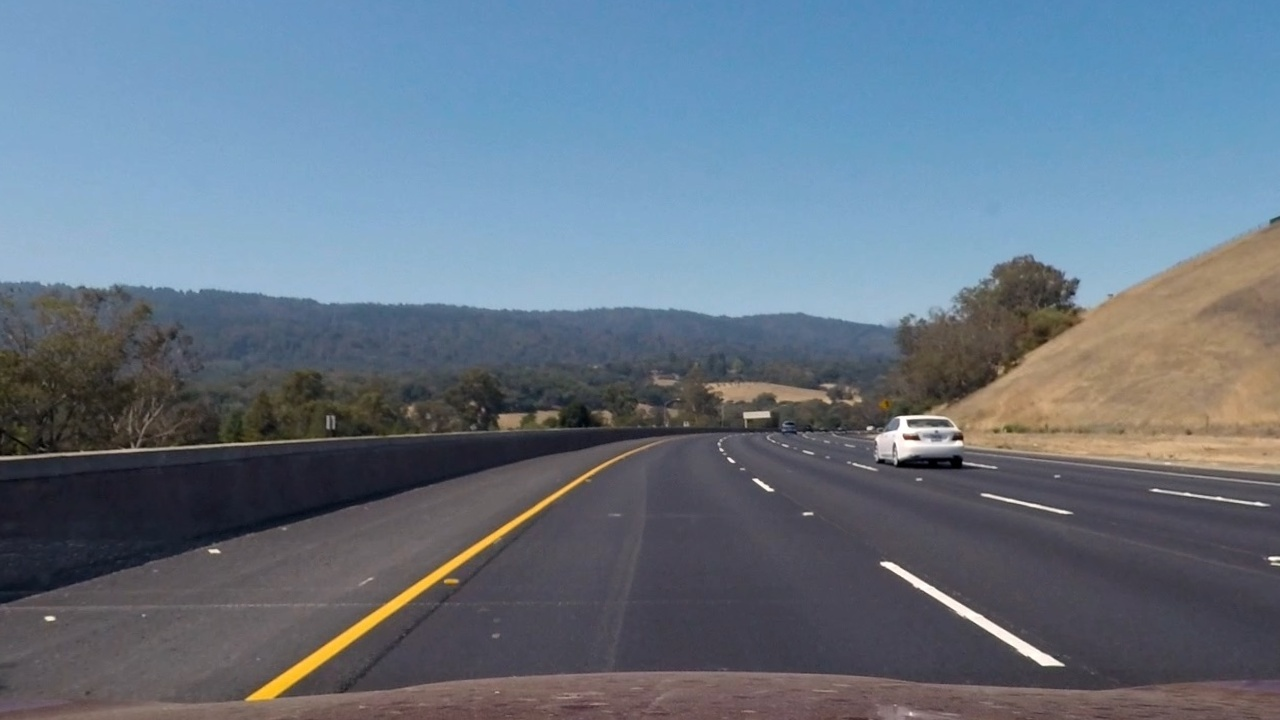
#> input picture output_images/test3_undistorted.jpg, 1280 x 720 px
$ python lane_tracker.py   (older library calls are emulated)
#> lines starting #> are read from the running program, lines starting #| are printed output that depends on the picture; after the words box and inside, x2 and y2 are one past the last pixel; in counts of white or black regions, pixels touching at a corner belong together
import numpy as np
import matplotlib.image as mpimg
import matplotlib.pyplot as plt
import cv2
import pickle

# Load our image
orig = cv2.imread('./output_images/test3_undistorted.jpg')
#> orig is the input picture: shape (720, 1280, 3); mean B, G, R 131, 115.9, 101.6
binary_warped = mpimg.imread('./output_images/test3_bin_warped2.jpg')
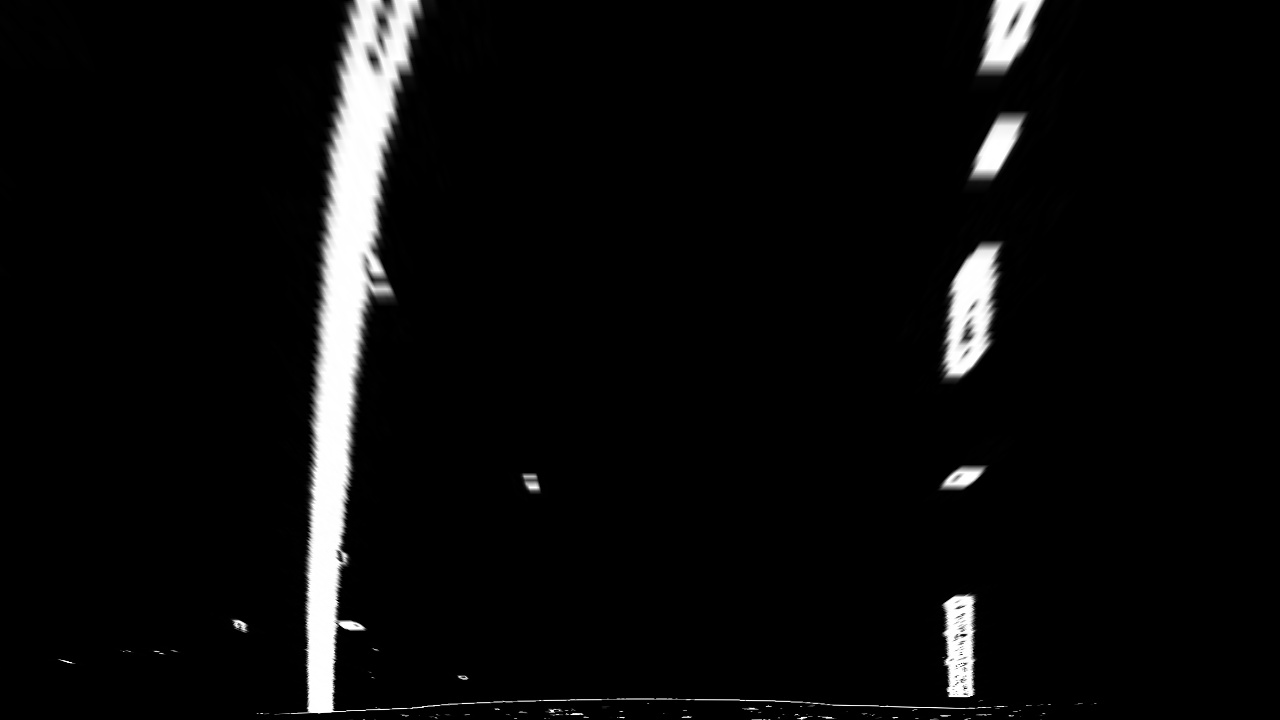
#> input picture output_images/test3_bin_warped2.jpg, 1280 x 720 px
#> binary_warped is the input picture: shape (720, 1280, 3); min 0, max 255, mean 11.9

ym_per_pix = 30 / 720  # meters per pixel in y dimension
xm_per_pix = 3.7 / 700  # meters per pixel in x dimension

DEBUG = False

def find_lane_pixels(binary_warped):

    if len(binary_warped.shape) == 3:
        bin_img = binary_warped[:, :, 0]
    else:
        bin_img = binary_warped

    # Take a histogram of the bottom half of the image
    histogram = np.sum(bin_img[bin_img.shape[0] // 2:, :], axis=0)

    # Create an output image to draw on and visualize the result
    img = np.dstack((bin_img, bin_img, bin_img))

    # Find the peak of the left and right halves of the histogram
    # These will be the starting point for the left and right lines
    midpoint = np.int(histogram.shape[0] // 2)
    leftx_base = np.argmax(histogram[:midpoint])
    rightx_base = np.argmax(histogram[midpoint:]) + midpoint

    # HYPERPARAMETERS
    # Choose the number of sliding windows
    nwindows = 9
    # Set the width of the windows +/- margin
    margin = 100
    # Set minimum number of pixels found to recenter window
    minpix = 50

    # Set height of windows - based on nwindows above and image shape
    window_height = np.int(bin_img.shape[0] // nwindows)

    # Generate x and y values for plotting
    ploty = np.linspace(0, binary_warped.shape[0] - 1, binary_warped.shape[0])

    # Identify the x and y positions of all nonzero pixels in the image
    nonzero = bin_img.nonzero()
    nonzeroy = np.array(nonzero[0])
    nonzerox = np.array(nonzero[1])

    # Current positions to be updated later for each window in nwindows
    leftx_current = leftx_base
    rightx_current = rightx_base

    # Create empty lists to receive left and right lane pixel indices
    left_lane_inds = []
    right_lane_inds = []

    # Step through the windows one by one
    for window in range(nwindows):

        # Identify window boundaries in x and y (and right and left)
        win_y_low = bin_img.shape[0] - (window + 1) * window_height
        win_y_high = bin_img.shape[0] - window * window_height

        ### TO-DO: Find the four below boundaries of the window ###
        win_xleft_low = leftx_current - margin
        win_xleft_high = leftx_current + margin
        win_xright_low = rightx_current - margin
        win_xright_high = rightx_current + margin

        # Draw the windows on the visualization image
        cv2.rectangle(img, (win_xleft_low, win_y_low), (win_xleft_high, win_y_high), (0, 255, 0), 2)
        cv2.rectangle(img, (win_xright_low, win_y_low), (win_xright_high, win_y_high), (0, 255, 0), 2)

        ### TO-DO: Identify the nonzero pixels in x and y within the window ###
        good_left_inds = ((nonzeroy >= win_y_low) & (nonzeroy < win_y_high) &
                          (nonzerox >= win_xleft_low) & (nonzerox < win_xleft_high)).nonzero()[0]
        good_right_inds = ((nonzeroy >= win_y_low) & (nonzeroy < win_y_high) &
                           (nonzerox >= win_xright_low) & (nonzerox < win_xright_high)).nonzero()[0]

        # Append these indices to the lists
        left_lane_inds.append(good_left_inds)
        right_lane_inds.append(good_right_inds)

        ### TO-DO: If you found > minpix pixels, recenter next window ###
        ### (`right` or `leftx_current`) on their mean position ###
        if len(good_left_inds) > minpix:
            leftx_current = np.int(np.mean(nonzerox[good_left_inds]))
        if len(good_right_inds) > minpix:
            rightx_current = np.int(np.mean(nonzerox[good_right_inds]))

    # Concatenate the arrays of indices (previously was a list of lists of pixels)
    try:
        left_lane_inds = np.concatenate(left_lane_inds)
        right_lane_inds = np.concatenate(right_lane_inds)
    except ValueError:
        # Avoids an error if the above is not implemented fully
        pass

    # Extract left and right line pixel positions
    leftx = nonzerox[left_lane_inds]
    lefty = nonzeroy[left_lane_inds]
    rightx = nonzerox[right_lane_inds]
    righty = nonzeroy[right_lane_inds]

    return img, leftx, lefty, rightx, righty, ploty, leftx_base, rightx_base


def fit_polynomial(binary_warped, leftx, lefty, rightx, righty, ploty, persist=False):

    ### TO-DO: Fit a second order polynomial to each using `np.polyfit` ###
    left_fit = np.polyfit(lefty, leftx, 2)
    right_fit = np.polyfit(righty, rightx, 2)

    try:
        left_fitx = left_fit[0] * ploty ** 2 + left_fit[1] * ploty + left_fit[2]
        right_fitx = right_fit[0] * ploty ** 2 + right_fit[1] * ploty + right_fit[2]
    except TypeError:
        # Avoids an error if `left` and `right_fit` are still none or incorrect
        print('The function failed to fit a line!')
        left_fitx = 1 * ploty ** 2 + 1 * ploty
        right_fitx = 1 * ploty ** 2 + 1 * ploty

    ## Visualization ##
    # Colors in the left and right lane regions
    out_img[lefty, leftx] = [255, 0, 0]
    out_img[righty, rightx] = [0, 0, 255]

    # Plots the left and right polynomials on the lane lines
    plt.plot(left_fitx, ploty, color='yellow')
    plt.plot(right_fitx, ploty, color='yellow')
    plt.xlim(0, 1280)
    plt.ylim(720, 0)

    if persist:
        plt.savefig("./output_images/fig.jpg")

    return out_img, left_fitx, right_fitx


def calculate_curvature(binary_warped, leftx, lefty, rightx, righty, ploty):

    # Adjust to real world units (meters) and redo the fitting.
    # Compute the curvature at the bottom of the road image

    left_fit_cr = np.polyfit(lefty*ym_per_pix, leftx*xm_per_pix, 2)
    right_fit_cr = np.polyfit(righty*ym_per_pix, rightx*xm_per_pix, 2)

    y_eval = np.max(ploty)*ym_per_pix

    sql = np.power((2*left_fit_cr[0]*y_eval + left_fit_cr[1]), 2)
    left_curverad =  np.power((1+sql), 1.5) / abs(2*left_fit_cr[0])
    sqr = np.power((2*right_fit_cr[0]*y_eval + right_fit_cr[1]), 2)
    right_curverad = np.power((1+sqr), 1.5) / abs(2*right_fit_cr[0])

    return left_curverad, right_curverad


def drawing_back(undist, binary_warped, left_fitx, right_fitx, ploty, curvature, position, persist=False):

    if DEBUG:
        print(undist.shape)
        print(binary_warped.shape)

    if len(binary_warped.shape) == 3:
        warped = binary_warped[:, :, 0]
    else:
        warped = binary_warped

    persp_pickle = pickle.load(open("persp_pickle.p", "rb"))
    Minv = persp_pickle["PerspMinv"]

    # Create an image to draw the lines on
    warp_zero = np.zeros_like(warped).astype(np.uint8)
    color_warp = np.dstack((warp_zero, warp_zero, warp_zero))

    # Recast the x and y points into usable format for cv2.fillPoly()
    pts_left = np.array([np.transpose(np.vstack([left_fitx, ploty]))])
    pts_right = np.array([np.flipud(np.transpose(np.vstack([right_fitx, ploty])))])
    pts = np.hstack((pts_left, pts_right))

    # Draw the lane onto the warped blank image
    cv2.fillPoly(color_warp, np.int_([pts]), (0, 255, 0))

    # Warp the blank back to original image space using inverse perspective matrix (Minv)
    newwarp = cv2.warpPerspective(color_warp, Minv, (color_warp.shape[1], color_warp.shape[0]))

    # Combine the result with the original image
    result = cv2.addWeighted(undist, 1, newwarp, 0.3, 0)

    # Draw text on the result image
    font = cv2.FONT_HERSHEY_SIMPLEX
    UpperLeftCornerOfText1 = (10, 50)
    UpperLeftCornerOfText2 = (10, 100)
    fontScale = 1
    fontColor = (255, 255, 255)
    lineType = 2

    cv2.putText(result, 'Lane Curvature: ' + str(curvature),
                UpperLeftCornerOfText1,
                font,
                fontScale,
                fontColor,
                lineType)

    cv2.putText(result, 'Car Position (''-'' = left, ''+'' = right): ' + str(position),
                UpperLeftCornerOfText2,
                font,
                fontScale,
                fontColor,
                lineType)

    plt.imshow(result)

    if persist:
        plt.imsave("./output_images/overlay.jpg", result)

    return result

# Find our lane pixels first
out_img, leftx, lefty, rightx, righty, ploty, leftx_base, rightx_base = find_lane_pixels(binary_warped)
#> in find_lane_pixels, `histogram = np.sum(bin_img[bin_img.shape[0] // 2:, :], axis=0)`: histogram = 1280 values, max 89735 at index 327, min 0 at index 1, mean 3269.1
#> in find_lane_pixels, `leftx_base = np.argmax(histogram[:midpoint])`: leftx_base = 327
#> in find_lane_pixels, `rightx_base = np.argmax(histogram[midpoint:]) + midpoint`: rightx_base = 952
#> in find_lane_pixels, `nonzero = bin_img.nonzero()`: nonzero = 105465 positions, rows 0 to 719, columns 0 to 1103
#> in find_lane_pixels, `leftx_current = leftx_base`: leftx_current = 327
#> in find_lane_pixels, `rightx_current = rightx_base`: rightx_current = 952
#> the loop in find_lane_pixels, `for window in range(nwindows):` made 9 passes
#> (win_xleft_low, win_xleft_high, win_xright_low, win_xright_high, leftx_current, rightx_current) on passes 1 to 9: (227, 427, 852, 1052, 330, 957), (230, 430, 857, 1057, 316, 960), (216, 416, 860, 1060, 326, 951), (226, 426, 851, 1051, 333, 979), (233, 433, 879, 1079, 340, 955), (240, 440, 855, 1055, 347, 976), (247, 447, 876, 1076, 345, 1003), (245, 445, 903, 1103, 365, 1012), (265, 465, 912, 1112, 387, 1012)
#> after the loop in find_lane_pixels, `for window in range(nwindows):`:
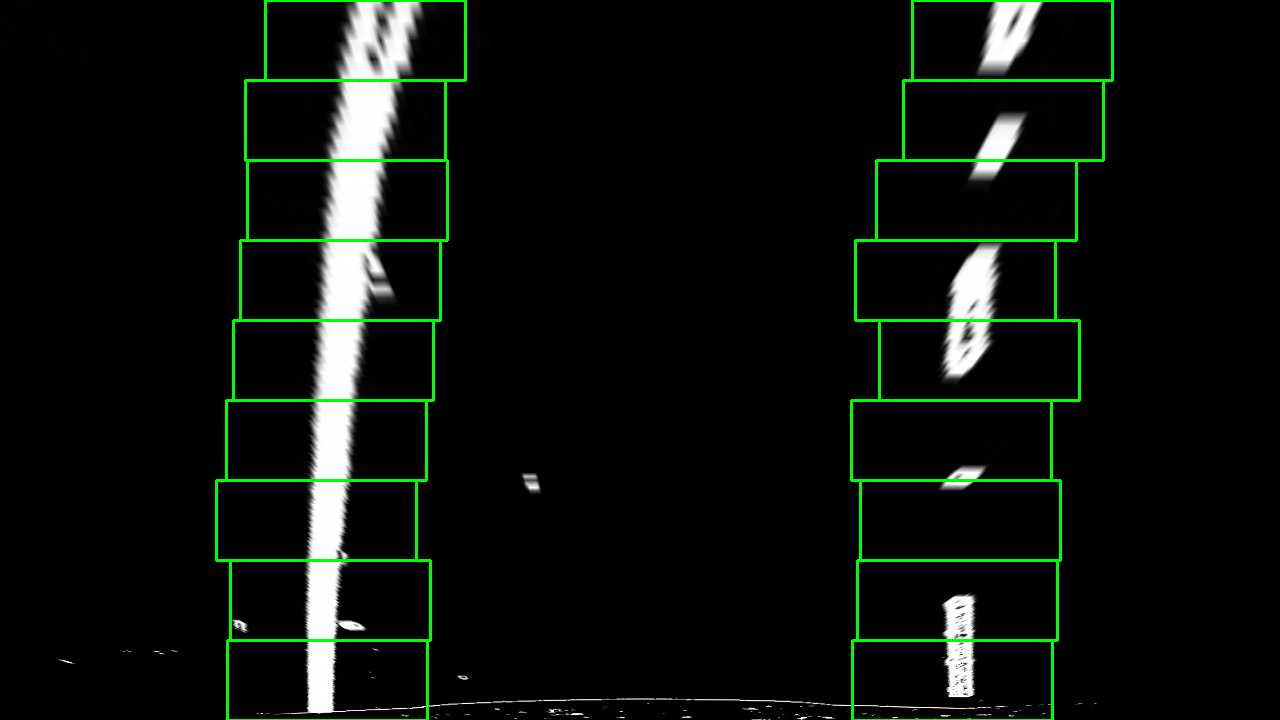
#> img: shape (720, 1280, 3); 2.15% of pixels changed, all inside (x1, y1, x2, y2) = (215, 0, 1114, 720); drawn as B, G, R
#> after the loop in find_lane_pixels, `for window in range(nwindows):`: left_lane_inds = 9 items
#> ploty = 720 values from 0 to 719; leftx_base = 327; rightx_base = 952

# Curve fitting
out_img, left_fitx, right_fitx = fit_polynomial(binary_warped, leftx, lefty, rightx, righty, ploty)
#> in fit_polynomial, `left_fit = np.polyfit(lefty, leftx, 2)`: left_fit = [0.000198, -0.232, 392.8]
#> in fit_polynomial, `right_fit = np.polyfit(righty, rightx, 2)`: right_fit = [0.000155, -0.207, 1025.9]
#> in fit_polynomial, `left_fitx = left_fit[0] * ploty ** 2 + left_fit[1] * ploty + left_fit[2]`: left_fitx = 720 values, max 392.8 at index 0, min 325.1 at index 584, mean 343.7
#> in fit_polynomial, `right_fitx = right_fit[0] * ploty ** 2 + right_fit[1] * ploty + right_..`: right_fitx = 720 values, max 1025.9 at index 0, min 956.5 at index 669, mean 978
#> in fit_polynomial, `out_img[righty, rightx] = [0, 0, 255]`:
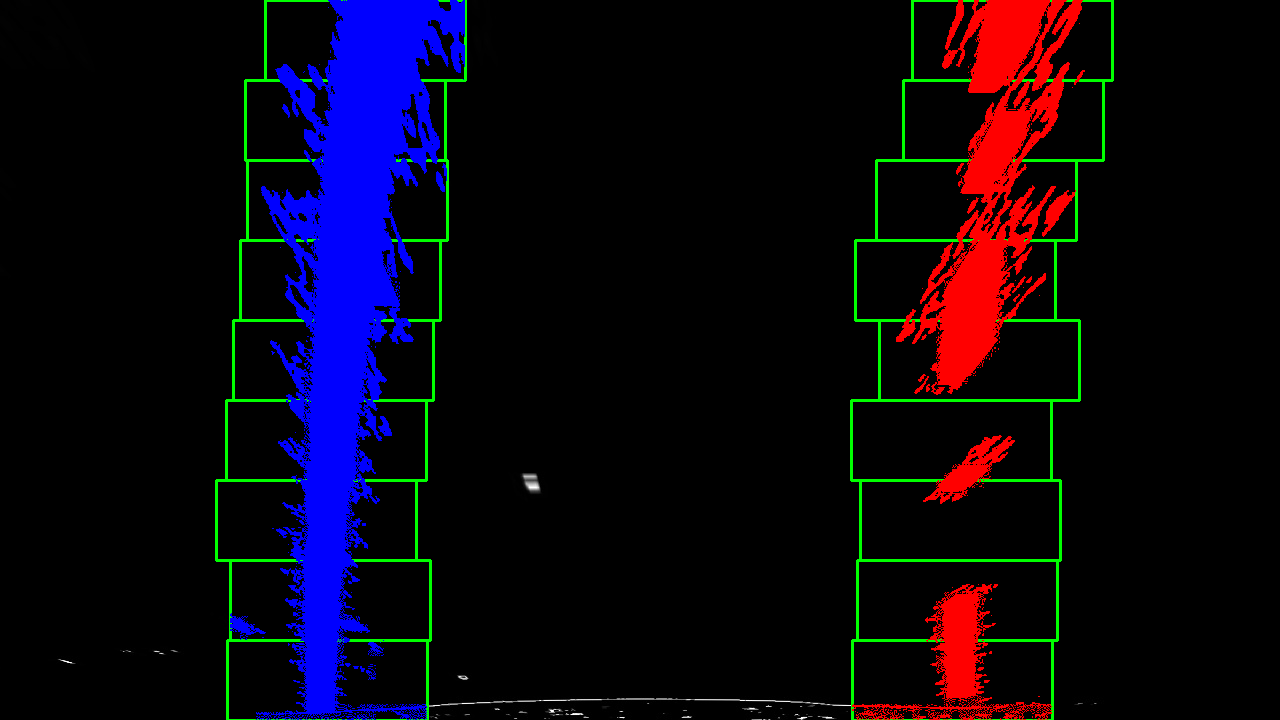
#> out_img: shape (720, 1280, 3); mean of channels 0, 1, 2 16.8, 4.7, 9.7; drawn as B, G, R

# Compute curvature
left_curverad, right_curverad = calculate_curvature(binary_warped, leftx, lefty, rightx, righty, ploty)
#> in calculate_curvature, `left_fit_cr = np.polyfit(lefty*ym_per_pix, leftx*xm_per_pix, 2)`: left_fit_cr = [0.000604, -0.0294, 2.08]
#> in calculate_curvature, `right_fit_cr = np.polyfit(righty*ym_per_pix, rightx*xm_per_pix, 2)`: right_fit_cr = [0.000472, -0.0263, 5.42]
#> in calculate_curvature, `y_eval = np.max(ploty)*ym_per_pix`: y_eval = 29.96
#> in calculate_curvature, `sql = np.power((2*left_fit_cr[0]*y_eval + left_fit_cr[1]), 2)`: sql = 4.62e-05
#> in calculate_curvature, `left_curverad =  np.power((1+sql), 1.5) / abs(2*left_fit_cr[0])`: left_curverad = 827.5
#> in calculate_curvature, `sqr = np.power((2*right_fit_cr[0]*y_eval + right_fit_cr[1]), 2)`: sqr = 3.82e-06
#> in calculate_curvature, `right_curverad = np.power((1+sqr), 1.5) / abs(2*right_fit_cr[0])`: right_curverad = 1059.7
#> left_curverad = 827.5; right_curverad = 1059.7

# Calculation car position and avg curvature
lane_center = (leftx_base + rightx_base) / 2
#> lane_center = 639.5
car_pos = ((out_img.shape[1] // 2) - lane_center) * xm_per_pix
#> car_pos = 0.00264
avg_curverad = (left_curverad + right_curverad) / 2
#> avg_curverad = 943.6

if DEBUG:
    print("Car position: ", car_pos, 'M')
    print("Curvature: ", avg_curverad, 'M')

# Drawing back on top of the original image
drawing_back(orig, binary_warped, left_fitx, right_fitx, ploty, avg_curverad, car_pos)
#> (reads persp_pickle.p from the repository)
#> in drawing_back, `pts_left = np.array([np.transpose(np.vstack([left_fitx, ploty]))])`: pts_left = 720 pairs, first value 325.1 to 392.8, second value 0 to 719
#> in drawing_back, `pts_right = np.array([np.flipud(np.transpose(np.vstack([right_fitx, pl..`: pts_right = 720 pairs, first value 956.5 to 1025.9, second value 0 to 719
#> in drawing_back, `pts = np.hstack((pts_left, pts_right))`: pts = 1440 pairs, first value 325.1 to 1025.9, second value 0 to 719
#> in drawing_back, `result = cv2.addWeighted(undist, 1, newwarp, 0.3, 0)`:
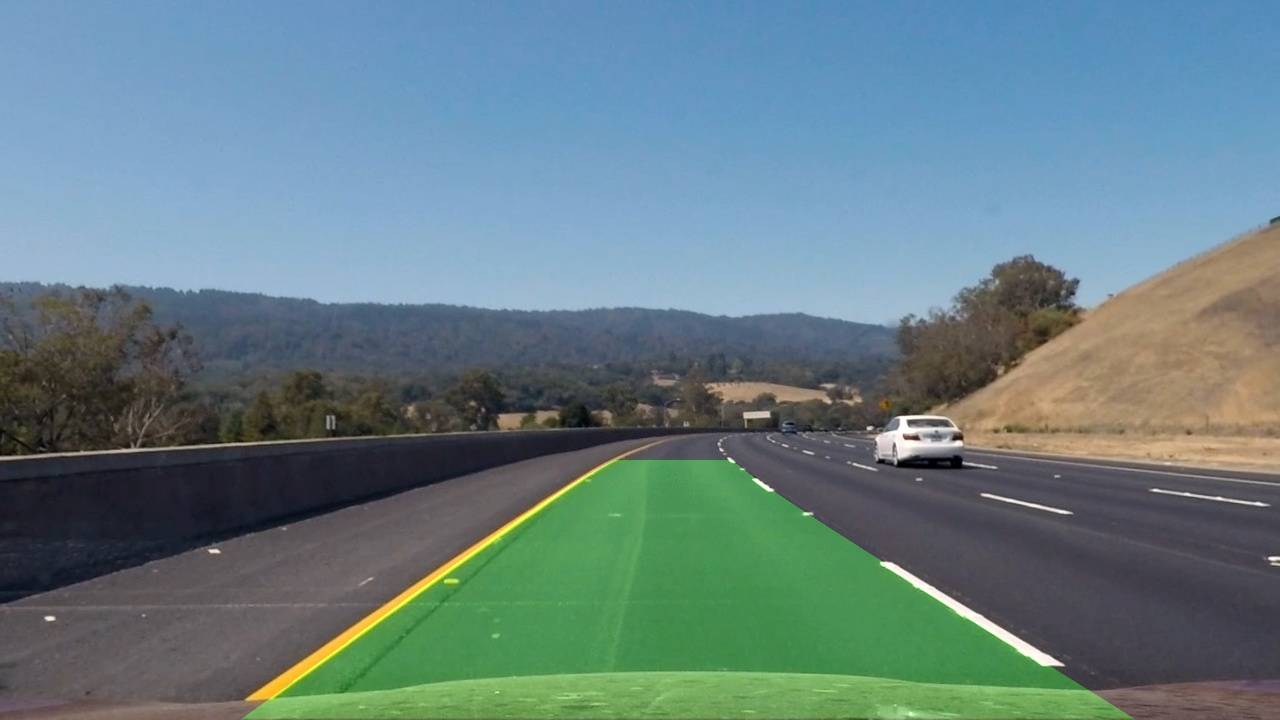
#> result: shape (720, 1280, 3); mean B, G, R 131, 126.7, 101.6
#> in drawing_back, `font = cv2.FONT_HERSHEY_SIMPLEX`: font = 0


cv2.imwrite('./output_images/slide_win.jpg', out_img)
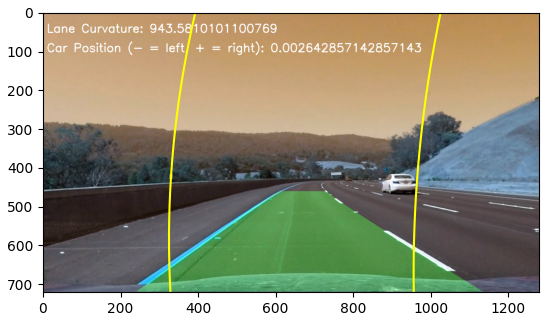
#> figure drawn by matplotlib, 1 panel; B, G, R data is drawn as R, G, B
